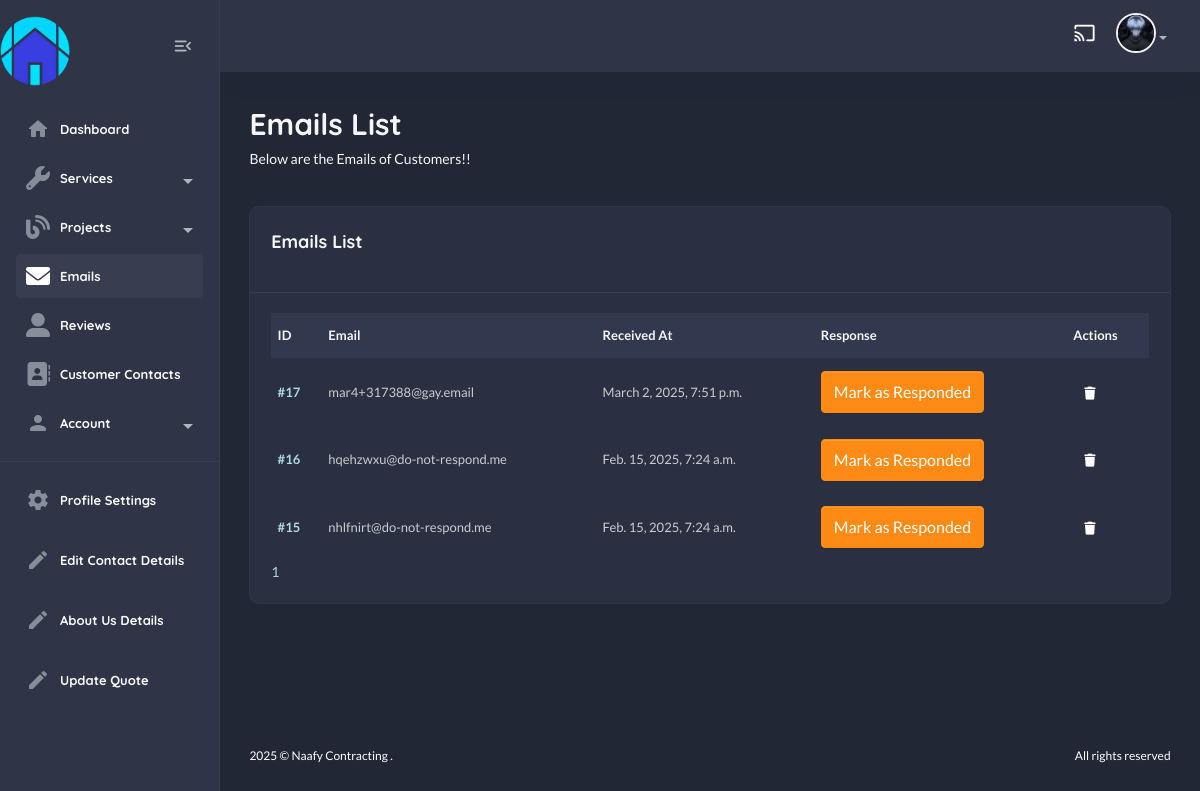
The app's page /useradmin/emails/ (signed in) with its own data.
### useradmin/models.py (models this page shows, shortened)
class Profile(models.Model):
    user = models.OneToOneField(User, on_delete=models.CASCADE)
    first_name = models.CharField(max_length=255, blank=True, null=True)
    last_name = models.CharField(max_length=255, blank=True, null=True)
    email = models.EmailField(max_length=255, blank=True, null=True)
    bio = models.TextField(default="This is My Bio!")
    address = models.CharField(max_length=255, blank=True, null=True)
    profile_image = models.ImageField(upload_to='profile_images/', blank=True, null=True)
    last_updated = models.DateTimeField(auto_now=True)

### contact/models.py (models this page shows, shortened)
class Email(models.Model):
    email = models.EmailField(unique=True, max_length=254)
    sent_at = models.DateTimeField(auto_now=True)
    responded = models.BooleanField(default=False)

### useradmin/views.py (the view)
# urls.py: path("emails/", views.email_view, name="email-list"),
@login_required
def email_view(request):
    emails = Email.objects.all().order_by("-id")
    paginator = Paginator(emails, 10)
    page_number = request.GET.get("page")
    page_obj = paginator.get_page(page_number)
    context = {
        "emails" : page_obj,
    }
    return render(request, "useradmin/email-list.html", context)

### home/context_processors.py (called while the page is built)
def default(request):
    contact_details = ContactDetails.objects.first()
    return {
        "contact_details" : contact_details,
    }

### templates/useradmin/email-list.html (shortened to what this page needs)
{% extends "useradmin/base.html" %}
    {% load static %}
        {% block content %}
            <section class="content-main">
                <div class="content-header">
                    <div>
                        <h2 class="content-title card-title">Emails List</h2>
                        <p>Below are the Emails of Customers!!</p>
                    </div>
                </div>
                <div class="card mb-4">
                    <header class="card-header">
                        <h4 class="card-title">Emails List</h4>
                    </header>
                    <div class="card-body">
                        <div class="table-responsive">
                            <div class="table-responsive">
                                <table class="table align-middle table-nowrap mb-0">
                                    <thead class="table-light">
                                        <tr>
                                            <th class="align-middle" scope="col">ID</th>
                                            <th class="align-middle" scope="col">Email</th>
                                            <th class="align-middle" scope="col">Received At</th>
                                            <th class="align-middle" scope="col">Response</th>
                                            <th class="align-middle" scope="col">Actions</th>
                                        </tr>
                                    </thead>
                                    <tbody>
                                        {% for e in emails %}
                                            <tr>
                                                <td><a class="fw-bold">#{{e.id}}</a></td>
                                                <td>{{e.email}}</td>
                                                <td>{{e.sent_at}}</td>
                                                <td>
                                                    {% if e.responded %}
                                                        <span class="badge bg-success">Responded</span>
                                                    {% else %}
                                                        <form method="POST" action="{% url 'useradmin:mark-as-responded' e.id %}">
                                                            <button type="submit" class="btn btn-warning">Mark as Responded</button>
                                                        </form>
                                                    {% endif %}
                                                </td>
                                                <td>
                                                    <a href="{% url 'useradmin:delete-email' e.id %}" class="btn btn-sm d-inline"><i class="fas fa-trash"></i></a>
                                                </td>
                                            </tr>
                                        {% endfor %}
                                    </tbody>
                                </table>
                            </div>
                        </div>
                        <div class="row">
                            <div class="col-lg-12">
                                <div class="blog__pagination">
                                    {% for num in emails.paginator.page_range %}
                                        {% if emails.number == num %}
                                            <a href="?page={{ num }}" class="active">{{ num }}</a>
                                        {% else %}
                                            <a href="?page={{ num }}">{{ num }}</a>
                                        {% endif %}
                                    {% endfor %}
                                </div>
                            </div>
                        </div>
                    </div>
                </div>
            </section>
{% endblock content %}

### templates/useradmin/base.html (shortened to what this page needs)
{% load static %}
<!DOCTYPE html>
<html lang="en">
    <head>
        <link href="{% static 'assets1/css/main.css' %}" rel="stylesheet" type="text/css" />
        <link rel="stylesheet" href="https://use.fontawesome.com/releases/v5.15.4/css/all.css">
        <link rel="stylesheet" href="{% static 'css/custom.css' %}" type="text/css">
        <link rel="stylesheet" href="https://cdnjs.cloudflare.com/ajax/libs/font-awesome/6.0.0/css/all.min.css">
    </head>
    <body class="dark">
        <aside class="navbar-aside" id="offcanvas_aside">
            <div class="d-flex justify-content-center align-items-center">
                <a href="{% url 'home:home' %}" target="_blank" class="brand-wrap">
                    <img src="{% static 'img/logo.png' %}" class="logo mr-100 mt-3" width="70px" alt="Naafy Dashboard" />
                </a>
                <div class="mx-3">
                    <button class="btn btn-icon btn-aside-minimize">
                        <i class="text-muted material-icons md-menu_open"></i>
                    </button>
                </div>
            </div>
            <nav>
                <ul class="menu-aside">
                    <li class="menu-item {% url 'useradmin:dashboard' as dashboard_url %} {% if request.path == dashboard_url %}active{% endif %}">
                        <a class="menu-link" href="{% url 'useradmin:dashboard' %}">
                            <i class="icon material-icons md-home"></i>
                            <span class="text">Dashboard</span>
                        </a>
                    </li>
                    <li class="menu-item has-submenu">
                        <a class="menu-link" href="#">
                            <i class="icon fas fa-wrench"></i>
                            <span class="text">Services</span>
                        </a>
                    </li>
                    <li class="menu-item has-submenu">
                        <a class="menu-link" href="#">
                            <i class="icon fas fa-blog"></i>
                            <span class="text">Projects</span>
                        </a>
                    </li>
                    <li class="menu-item {% url 'useradmin:email-list' as email_list_url %} {% if request.path == email_list_url %}active{% endif %}">
                        <a class="menu-link" href="{% url 'useradmin:email-list' %}">
                            <i class="icon fas fa-envelope"></i>
                            <span class="text">Emails</span>
                        </a>
                    </li>
                    <li class="menu-item {% url 'useradmin:reviews-list' as reviews_list_url %} {% if request.path == reviews_list_url %}active{% endif %}">
                        <a class="menu-link" href="{% url 'useradmin:reviews-list' %}">
                            <i class="icon fas fa-user-alt"></i>
                            <span class="text">Reviews</span>
                        </a>
                    </li>
                    <li class="menu-item {% url 'useradmin:contact-list' as contact_list_url %} {% if request.path == contact_list_url %}active{% endif %}">
                        <a class="menu-link" href="{% url 'useradmin:contact-list' %}">
                            <i class="icon fas fa-address-book"></i>
                            <span class="text">Customer Contacts</span>
                        </a>
                    </li>
                        <li class="menu-item has-submenu">
                            <a class="menu-link">
                                <i class="icon material-icons md-person"></i>
                                <span class="text">Account</span>
                            </a>
                </ul>
                <hr />
                <ul class="menu-aside">
                    <li class="menu-item">
                        <a class="menu-link" href="{% url "useradmin:profile" %}">
                            <i class="icon material-icons md-settings"></i>
                            <span class="text">Profile Settings</span>
                        </a>
                    </li>
                </ul>
                <ul class="menu-aside">
                    <li class="menu-item">
                        <a class="menu-link" href="{% url "useradmin:contact-details" %}">
                            <i class="icon material-icons md-edit"></i>
                            <span class="text">Edit Contact Details</span>
                        </a>
                    </li>
                </ul>
                <ul class="menu-aside">
                    <li class="menu-item">
                        <a class="menu-link" href="{% url "useradmin:about-us" %}">
                            <i class="icon material-icons md-edit"></i>
                            <span class="text">About Us Details</span>
                        </a>
                    </li>
                </ul>
                <ul class="menu-aside">
                    <li class="menu-item">
                        <a class="menu-link" href="{% url "useradmin:quote-view" %}">
                            <i class="icon material-icons md-edit"></i>
                            <span class="text">Update Quote</span>
                        </a>
                    </li>
                </ul>
                <br />
                <br />
            </nav>
        </aside>
        <main class="main-wrap">
            <header class="main-header navbar">
                <div class="col-nav ms-auto">
                    <ul class="nav ms-auto">
                        <li class="nav-item">
                            <a href="#" class="requestfullscreen nav-link btn-icon"><i class="material-icons md-cast"></i></a>
                        </li>
                        <li class="dropdown nav-item">
                            {% if request.user.profile.profile_image %}
                            <a class="dropdown-toggle" data-bs-toggle="dropdown" href="#" id="dropdownAccount" aria-expanded="false"> <img class="img-xs rounded-circle" src="{{request.user.profile.profile_image.url}}" alt="User" /></a>
                            {% endif %}
                        </li>
                    </ul>
                </div>
            </header>
            {% block content %}
            {% endblock content %}
            <footer class="main-footer font-xs">
                <div class="row pb-30 pt-15">
                    <div class="col-sm-6">
                        &copy; Naafy Contracting .
                    </div>
                    <div class="col-sm-6">
                        <div class="text-sm-end">All rights reserved</div>
                    </div>
                </div>
            </footer>
        </main>
    </body>
</html>

### records on screen
Email: id "17", email "mar4+317388@gay.email", sent_at "March 2, 2025, 7:51 p.m.", responded "Mark as Responded"
Email: id "16", email "hqehzwxu@do-not-respond.me", sent_at "Feb. 15, 2025, 7:24 a.m.", responded "Mark as Responded"
Email: id "15", email "nhlfnirt@do-not-respond.me", sent_at "Feb. 15, 2025, 7:24 a.m.", responded "Mark as Responded"

### other values on screen
{{ num }} "1"
